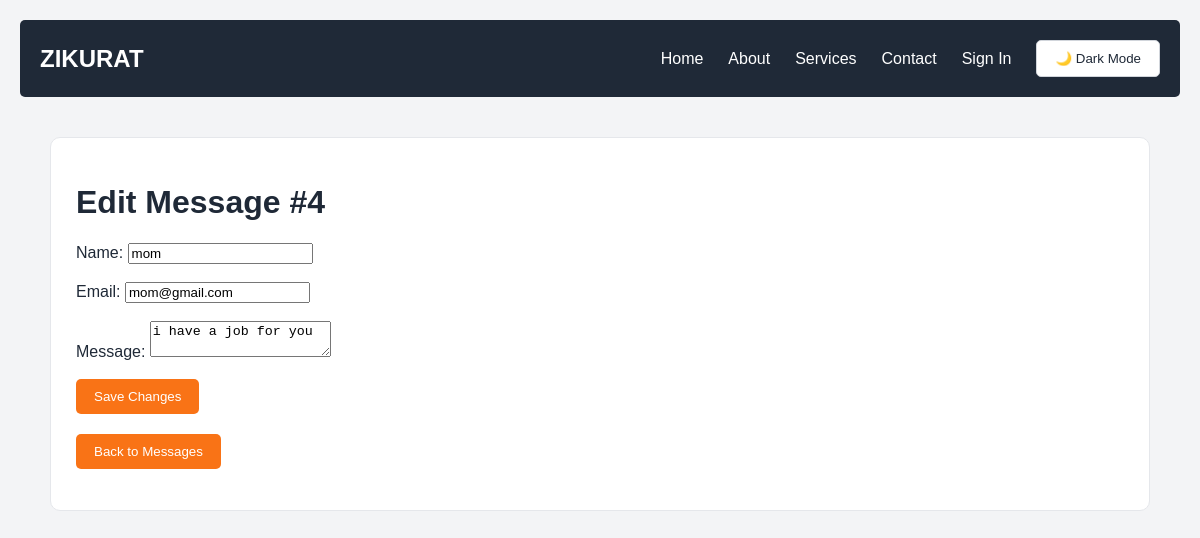
Before: /admin/messages/4/edit (signed in) with the older database file.
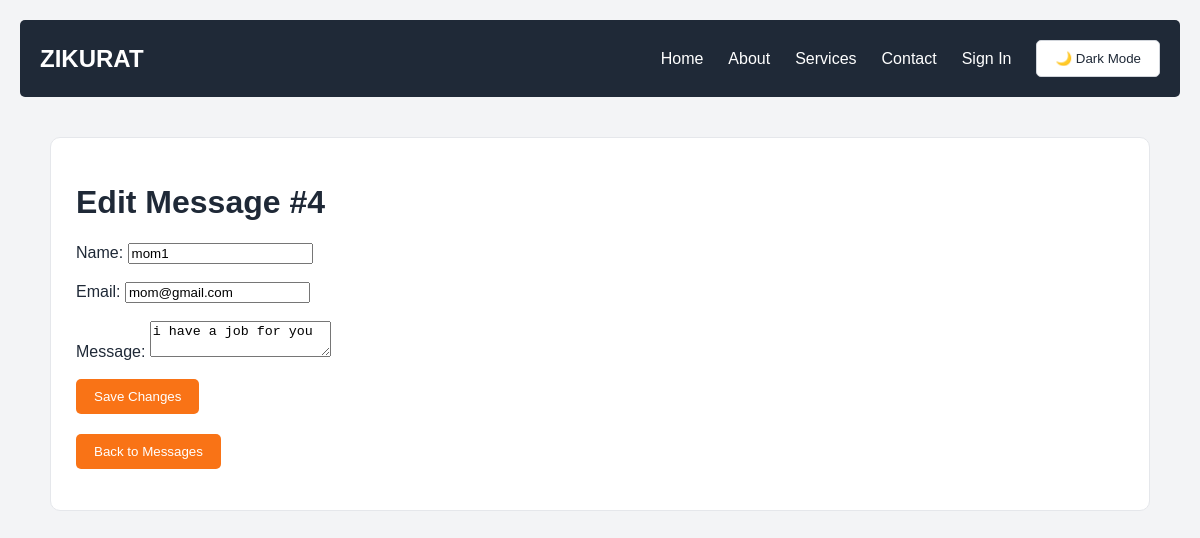
After: the same page with the newer database file.
### tables this page shows
CREATE TABLE messages (
            id INTEGER PRIMARY KEY AUTOINCREMENT,
            name TEXT NOT NULL,
            email TEXT NOT NULL,
            message TEXT NOT NULL
        );

### app.py (the view, shortened to what this page needs)
@app.route("/admin/messages/<int:message_id>/edit", methods=["GET", "POST"])
@login_required
def edit_message(message_id):
    connection = sqlite3.connect("messages.db")
    connection.row_factory = sqlite3.Row
    message = connection.execute(
        "SELECT * FROM messages WHERE id = ?", (message_id,)
    ).fetchone()
    connection.close()
    if message is None:
        return "Message not found", 404
    return render_template("edit_message.html", message=message)

### app.py (called while the page is built)
def login_required(function):
    @wraps(function)
    def wrapper(*args, **kwargs):
        if not session.get("logged_in"):
            return redirect(url_for("login"))
        return function(*args, **kwargs)
    return wrapper

### templates/edit_message.html (shortened to what this page needs)
{% extends "base.html" %}
{% block content %}
<h1>Edit Message #{{ message["id"] }}</h1>
<form method="POST">
    <label>Name:</label>
    <input type="text" name="name" value="{{ message['name'] }}" required>
    <br><br>
    <label>Email:</label>
    <input type="email" name="email" value="{{ message['email'] }}" required>
    <br><br>
    <label>Message:</label>
    <textarea name="message" required>{{ message["message"] }}</textarea>
    <br><br>
    <button type="submit">Save Changes</button>
</form>
<button onclick="window.location.href='{{ url_for('admin_messages') }}'">Back to Messages</button>
{% endblock %}

Changed rows visible on the page:
changed messages "mom@gmail.com": name "mom" → "mom1"
